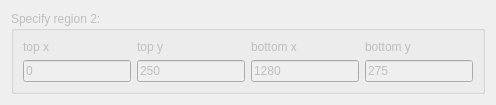
                <widget class="QWidget" name="tab_3">
                 <attribute name="title">
                  <string>Region 2</string>
                 </attribute>
                 <layout class="QHBoxLayout" name="horizontalLayout">
                  <item>
                   <widget class="QGroupBox" name="groupBox_6">
                    <property name="enabled">
                     <bool>false</bool>
                    </property>
                    <property name="title">
                     <string>Specify region 2:</string>
                    </property>
                    <layout class="QGridLayout" name="gridLayout_18">
                     <item row="1" column="1">
                      <widget class="QLineEdit" name="le_originy_region2">
                       <property name="text">
                        <string>250</string>
                       </property>
                      </widget>
                     </item>
                     <item row="1" column="0">
                      <widget class="QLineEdit" name="le_originx_region2">
                       <property name="text">
                        <string>0</string>
                       </property>
                      </widget>
                     </item>
                     <item row="1" column="2">
                      <widget class="QLineEdit" name="le_topx_region2">
                       <property name="text">
                        <string>1280</string>
                       </property>
                      </widget>
                     </item>
                     <item row="1" column="3">
                      <widget class="QLineEdit" name="le_topy_region2">
                       <property name="text">
                        <string>275</string>
                       </property>
                      </widget>
                     </item>
                     <item row="0" column="0">
                      <widget class="QLabel" name="label_12">
                       <property name="text">
                        <string>top x</string>
                       </property>
                      </widget>
                     </item>
                     <item row="0" column="1">
                      <widget class="QLabel" name="label_14">
                       <property name="text">
                        <string>top y</string>
                       </property>
                      </widget>
                     </item>
                     <item row="0" column="2">
                      <widget class="QLabel" name="label_15">
                       <property name="text">
                        <string>bottom x</string>
                       </property>
                      </widget>
                     </item>
                     <item row="0" column="3">
                      <widget class="QLabel" name="label_16">
                       <property name="text">
                        <string>bottom y</string>
                       </property>
                      </widget>
                     </item>
                    </layout>
                   </widget>
                  </item>
                 </layout>
                </widget>
